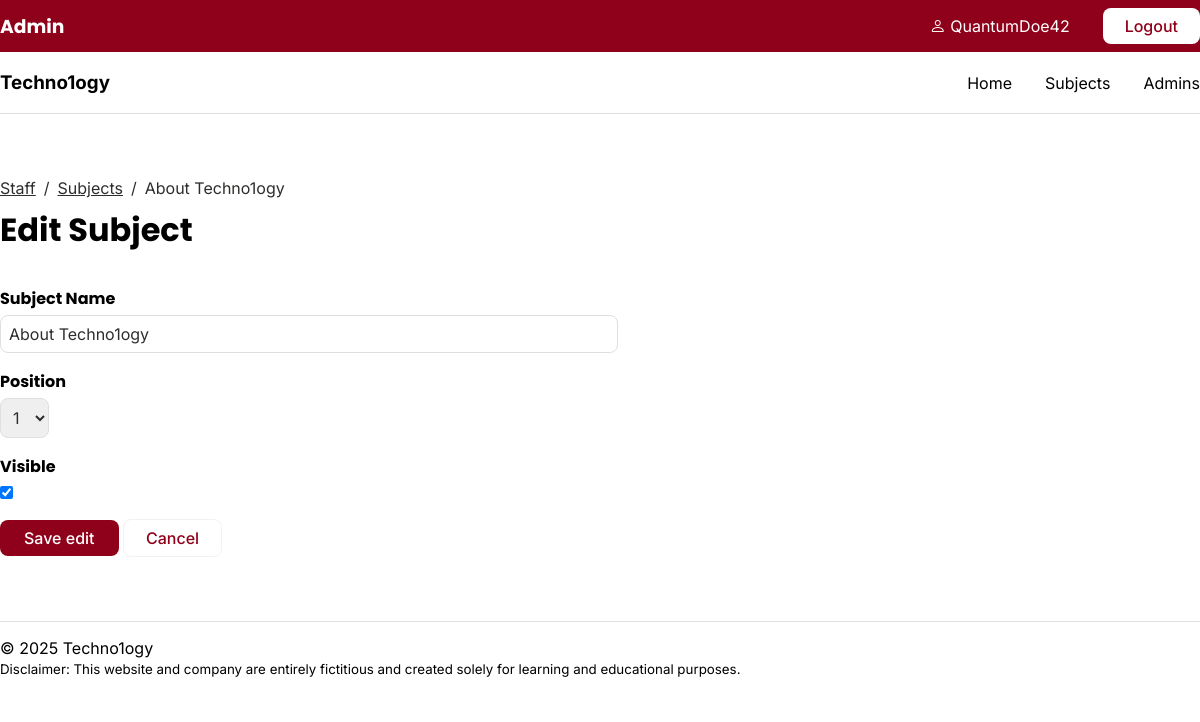
/staff/subjects/edit.php?id=1 (signed in), run on the app's committed database.
### tables this page shows
CREATE TABLE `subjects` (
  `id` int(11) NOT NULL,
  `menu_name` varchar(255) DEFAULT NULL,
  `position` int(3) DEFAULT NULL,
  `visible` tinyint(1) DEFAULT NULL
);

### private/functions.php (called while the page is built, shortened)
<?php
function url_for($script_path) {
    return WWW_ROOT . $script_path;
}
function u($string="") {
    return urlencode($string);
}
function h($string="") {
    return htmlspecialchars($string);
}
function input_errors($errors=array()) {
    $output = '';
    return $output;
}
?>

### private/database.php (called while the page is built, shortened)
<?php
function db_escape($connection, $string) {
    return mysqli_real_escape_string($connection, $string);
}
?>

### private/query_functions.php (called while the page is built, shortened)
<?php
function find_all_subjects($options=[]) {
    global $db;
    $visible = $options['visible'] ?? false;
    $sql = "SELECT * FROM SUBJECTS ";
    $sql .= "ORDER BY position ASC";
    $result = mysqli_query($db, $sql);
    return $result;
}
function find_subject_by_id($id) {
    global $db;
    $sql = "SELECT * FROM subjects ";
    $sql .= "WHERE id='" . db_escape($db, $id) . "'";
    $result = mysqli_query($db, $sql);
    $subject = mysqli_fetch_assoc($result);
    return $subject;
}
?>

### private/validation_functions.php (called while the page is built, shortened)
<?php
function is_blank($value) {
	return !isset($value) || trim($value) === '';
}
?>

### public/staff/subjects/edit.php (the view, shortened to what this page needs)
<?php
require_once('../../../private/initialize.php');
$id = $_GET['id'];
$subject = find_subject_by_id($id);
$subject_set = find_all_subjects();
$subject_count = mysqli_num_rows($subject_set);
include(SHARED_PATH . '/staff_navigation.php');
?>
<div class="section_form">
    <div class="bread_crumb">
        <a href="<?php echo url_for('/staff/index.php')?>">Staff</a>
        <p>/</p>
        <a href="<?php echo url_for('/staff/subjects/index.php')?>">Subjects</a>
        <p>/</p>
        <p><?php if (is_blank($subject['menu_name'])) { echo "Edit Subject"; } else { echo h($subject['menu_name']); }?></p>
    </div>
    <div class="section_content">
        <h1>Edit Subject</h1>
        <form class="section_form_fields" action="<?php echo url_for('/staff/subjects/edit.php?id=' . h(u($id)))?>" method="post">
            <div class="<?php echo input_errors($errors); ?>">
                <h4>Subject Name</h4>
                <input type="text" class="input_short_form" name="menu_name" value="<?php echo h($subject['menu_name']);?>" />
            </div>
            <div class="<?php echo input_errors($errors); ?>">
                <h4>Position</h4>
                <select name="position"  class="select_custom">
                    <?php
                        for ($i = 1; $i <= $subject_count; $i++) {
                            echo "<option value =\"{$i}\"";
                            if ($subject['position'] == $i) {
                                echo " selected";
                            }
                            echo ">{$i}</option>";
                        }
                    ?>
                </select>
            </div>
            <div class="<?php echo input_errors($errors); ?>">
                <h4>Visible</h4>
                <div>
                    <input type="checkbox" name="visible" value="1"<?php if ($subject['visible'] == "1") { echo " checked"; }?> />
                </div>
            </div>
            <div id="section_button">
                <input class="button_primary" type="submit" value="Save edit" />
                <a href="<?php echo url_for('/staff/subjects/index.php');?>" class="button_secondary">Cancel</a>
            </div>
        </form>
    </div>
</div>
<?php include(SHARED_PATH . '/staff_footer.php'); ?>

### public/stylesheets/staff.css (style rules this page uses)
.section_form { margin: auto; width: 1080px; }
.section_form h1 { margin-bottom: 32px; }
.section_content { width: 100%; }

### public/stylesheets/all.css (style rules this page uses)
:root { --main_color: #8f001a; --main_color_light: #f2f2f2; --border_color: #dfdfdf; --paragraph_color: #2d2d2c; --button_pri: var(--main_color); --button_pri_hover: #7b0016; --main_font: Inter, Poppins, Arial, Helvetica, sans-serif; --heading_font: Poppins, Arial, Helvetica, sans-serif; }
* { font-family: var(--main_font); margin: 0; padding: 0; }
h1, h2, h3, h4, h5, h6, th { font-family: var(--heading_font); }
p, a { font-family: var(--main_font); color: var(--paragraph_color); }
.button_primary { background-color: var(--button_pri); border-radius: 8px; padding: 8px 24px; text-decoration: none; color: white; transition: 100ms; border: none; display: inline-block; font: var(--main_font); font-weight: 500; }
.button_secondary { background-color: white; border: 1px solid var(--main_color_light); border-radius: 8px; padding: 8px 22px; text-decoration: none; color: var(--main_color); transition: 100ms; display: inline-block; font: var(--main_font); font-weight: 500; }
a { color: var(--paragraph_color); text-decoration: underline; }
.section_content { width: 1080px; margin: auto; }
h1 { margin-bottom: 32px; }
.bread_crumb { margin-bottom: 8px; display: flex; gap: 8px; }
.select_custom { border-radius: 8px; padding: 8px; border: 1px solid var(--border_color); font: var(--main_font); color: var(--paragraph_color); font-size: 16px; }
.input_short_form { border: 1px solid var(--border_color); padding: 8px 8px; color: var(--paragraph_color); font: var(--main_font); border-radius: 8px; width: 50%; max-width: 100%; min-width: 540px; font-size: 16px; resize: both; }
.section_form_fields { display: flex; flex-direction: column; row-gap: 16px; }
.section_form_fields h4 { margin-bottom: 4px; }
.section_form_fields div { width: 100%; }

### public/stylesheets/smallscreen.css (style rules this page uses)
@media screen and (max-width: 1250px) { .section_content { width: 100%; } }
@media screen and (max-width: 1250px) { .section_form { width: 100%; } }

### data on the page
subjects: menu_name "About Techno1ogy", position "1", visible "☑"

### other printed values
$_SESSION['username'] "QuantumDoe42"
